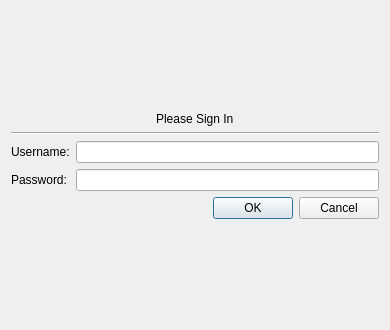
<?xml version="1.0" encoding="UTF-8"?>
<ui version="4.0">
 <class>LoginDialog</class>
 <widget class="QDialog" name="SignupDialog">
  <property name="geometry">
   <rect>
    <x>0</x>
    <y>0</y>
    <width>390</width>
    <height>330</height>
   </rect>
  </property>
  <property name="sizePolicy">
   <sizepolicy hsizetype="Preferred" vsizetype="Preferred">
    <horstretch>0</horstretch>
    <verstretch>0</verstretch>
   </sizepolicy>
  </property>
  <property name="windowTitle">
   <string>Sign Up</string>
  </property>
  <layout class="QVBoxLayout" name="verticalLayout">
   <item>
    <spacer name="verticalSpacer">
     <property name="orientation">
      <enum>Qt::Vertical</enum>
     </property>
     <property name="sizeHint" stdset="0">
      <size>
       <width>20</width>
       <height>40</height>
      </size>
     </property>
    </spacer>
   </item>
   <item alignment="Qt::AlignHCenter">
    <widget class="QLabel" name="label_3">
     <property name="styleSheet">
      <string notr="true">font: 24pt &quot;Ubuntu&quot;;</string>
     </property>
     <property name="text">
      <string>Please Sign In</string>
     </property>
    </widget>
   </item>
   <item>
    <widget class="Line" name="line">
     <property name="orientation">
      <enum>Qt::Horizontal</enum>
     </property>
    </widget>
   </item>
   <item>
    <layout class="QGridLayout" name="gridLayout">
     <item row="0" column="0" alignment="Qt::AlignLeft">
      <widget class="QLabel" name="username_label">
       <property name="sizePolicy">
        <sizepolicy hsizetype="MinimumExpanding" vsizetype="Preferred">
         <horstretch>0</horstretch>
         <verstretch>0</verstretch>
        </sizepolicy>
       </property>
       <property name="text">
        <string>Username:</string>
       </property>
      </widget>
     </item>
     <item row="1" column="0" alignment="Qt::AlignLeft">
      <widget class="QLabel" name="password_label">
       <property name="sizePolicy">
        <sizepolicy hsizetype="MinimumExpanding" vsizetype="Preferred">
         <horstretch>0</horstretch>
         <verstretch>0</verstretch>
        </sizepolicy>
       </property>
       <property name="text">
        <string>Password:</string>
       </property>
      </widget>
     </item>
     <item row="0" column="1">
      <widget class="QLineEdit" name="username_edit">
       <property name="sizePolicy">
        <sizepolicy hsizetype="Expanding" vsizetype="Fixed">
         <horstretch>0</horstretch>
         <verstretch>0</verstretch>
        </sizepolicy>
       </property>
      </widget>
     </item>
     <item row="1" column="1">
      <widget class="QLineEdit" name="password_edit"/>
     </item>
    </layout>
   </item>
   <item>
    <widget class="QDialogButtonBox" name="buttonBox">
     <property name="orientation">
      <enum>Qt::Horizontal</enum>
     </property>
     <property name="standardButtons">
      <set>QDialogButtonBox::Cancel|QDialogButtonBox::Ok</set>
     </property>
    </widget>
   </item>
   <item>
    <spacer name="verticalSpacer_2">
     <property name="orientation">
      <enum>Qt::Vertical</enum>
     </property>
     <property name="sizeHint" stdset="0">
      <size>
       <width>20</width>
       <height>40</height>
      </size>
     </property>
    </spacer>
   </item>
  </layout>
 </widget>
 <resources/>
 <connections>
  <connection>
   <sender>buttonBox</sender>
   <signal>accepted()</signal>
   <receiver>LoginDialog</receiver>
   <slot>accept()</slot>
   <hints>
    <hint type="sourcelabel">
     <x>248</x>
     <y>254</y>
    </hint>
    <hint type="destinationlabel">
     <x>157</x>
     <y>274</y>
    </hint>
   </hints>
  </connection>
  <connection>
   <sender>buttonBox</sender>
   <signal>rejected()</signal>
   <receiver>LoginDialog</receiver>
   <slot>reject()</slot>
   <hints>
    <hint type="sourcelabel">
     <x>316</x>
     <y>260</y>
    </hint>
    <hint type="destinationlabel">
     <x>286</x>
     <y>274</y>
    </hint>
   </hints>
  </connection>
 </connections>
</ui>
